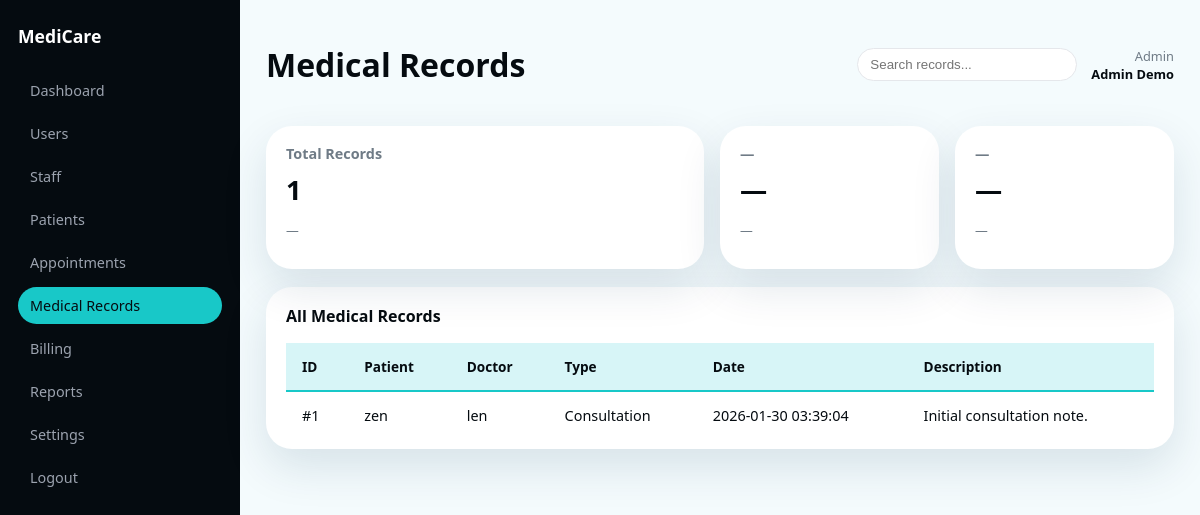
/medicare-clinic/index.php?page=admin-records (signed in), run on the app's committed database.
### tables this page shows
CREATE TABLE medical_records (
            id INTEGER PRIMARY KEY AUTOINCREMENT,
            patient_id INTEGER NOT NULL,
            doctor_id INTEGER,
            record_type TEXT NOT NULL,
            description TEXT NOT NULL,
            created_at TEXT DEFAULT CURRENT_TIMESTAMP,
            FOREIGN KEY (patient_id) REFERENCES users(id),
            FOREIGN KEY (doctor_id) REFERENCES users(id)
        );

### medicare-clinic/config/auth.php (called while the page is built, shortened)
<?php
function current_user()
{
    return $_SESSION['user'] ?? null;
}

### medicare-clinic/app/views/admin/records.php (the view, shortened to what this page needs)
<?php
require __DIR__ . '/../layouts/admin_sidebar.php';
$pdo = $GLOBALS['pdo'] ?? null;
$user = current_user();
$sidebar = render_admin_sidebar();
$records = [];
if ($pdo) {
    $stmt = $pdo->query("
        SELECT m.*, u1.name as patient_name, u2.name as doctor_name
        FROM medical_records m
        JOIN users u1 ON m.patient_id = u1.id
        LEFT JOIN users u2 ON m.doctor_id = u2.id
        ORDER BY m.created_at DESC
    ");
    $records = $stmt ? $stmt->fetchAll(PDO::FETCH_ASSOC) : [];
}
?>
<div class="app-shell">
    <?php echo $sidebar; ?>
    <main class="main-content">
        <header class="main-header">
            <h1>Medical Records</h1>
            <div class="header-right">
                <div class="search-bar">
                    <input type="text" placeholder="Search records..." />
                </div>
                <div class="user-info">
                    <span class="role">Admin</span>
                    <span class="name"><?php echo htmlspecialchars($user['name'] ?? 'Admin'); ?></span>
                </div>
            </div>
        </header>
        <section class="grid-3">
            <div class="summary-card">
                <h4>Total Records</h4>
                <div class="summary-value"><?php echo count($records); ?></div>
                <p class="summary-change">—</p>
            </div>
            <div class="summary-card">
                <h4>—</h4>
                <div class="summary-value">—</div>
                <p class="summary-change">—</p>
            </div>
            <div class="summary-card">
                <h4>—</h4>
                <div class="summary-value">—</div>
                <p class="summary-change">—</p>
            </div>
        </section>
        <section class="panel">
            <div class="panel-header">
                <h3>All Medical Records</h3>
            </div>
            <table class="data-table">
                <thead>
                    <tr>
                        <th>ID</th>
                        <th>Patient</th>
                        <th>Doctor</th>
                        <th>Type</th>
                        <th>Date</th>
                        <th>Description</th>
                    </tr>
                </thead>
                <tbody>
                    <?php foreach ($records as $r): ?>
                    <tr>
                        <td>#<?php echo (int)$r['id']; ?></td>
                        <td><?php echo htmlspecialchars($r['patient_name'] ?? '—'); ?></td>
                        <td><?php echo htmlspecialchars($r['doctor_name'] ?? '—'); ?></td>
                        <td><?php echo htmlspecialchars($r['record_type']); ?></td>
                        <td><?php echo htmlspecialchars($r['created_at']); ?></td>
                        <td><?php echo htmlspecialchars($r['description']); ?></td>
                    </tr>
                    <?php endforeach; ?>
                </tbody>
            </table>
        </section>
    </main>
</div>

### medicare-clinic/public/assets/css/style.css (style rules this page uses)
:root { --mc-bg: #f4fbfd; --mc-cyan: #18c8c8; --mc-cyan-soft: #d7f5f7; --mc-black: #050b10; --mc-gray: #6f7b86; --mc-white: #ffffff; --mc-radius-lg: 26px; --shadow-soft: 0 18px 45px rgba(7, 47, 79, 0.12); --font-main: system-ui, -apple-system, BlinkMacSystemFont, "Segoe UI", sans-serif; }
*, *::before, *::after { box-sizing: border-box; }
body { margin: 0; font-family: var(--font-main); background: var(--mc-bg); color: var(--mc-black); }
.app-shell { display: grid; grid-template-columns: 240px minmax(0, 1fr); min-height: 100vh; }
.main-content { padding: 22px 26px 32px; }
.main-header { display: flex; justify-content: space-between; align-items: center; margin-bottom: 18px; }
.header-right { display: flex; align-items: center; gap: 14px; }
.search-bar input { border-radius: 999px; border: 1px solid #e5e7eb; padding: 8px 12px; width: 220px; outline: none; }
.user-info { text-align: right; font-size: 0.8rem; }
.user-info .role { display: block; color: var(--mc-gray); }
.user-info .name { font-weight: 600; }
.grid-3 { display: grid; grid-template-columns: 2fr 1fr 1fr; gap: 16px; margin-bottom: 18px; }
.summary-card { background: var(--mc-white); border-radius: var(--mc-radius-lg); padding: 18px 20px; box-shadow: var(--shadow-soft); }
.summary-card h4 { margin: 0 0 8px; font-size: 0.9rem; color: var(--mc-gray); }
.summary-value { font-size: 1.7rem; font-weight: 700; }
.summary-change { font-size: 0.8rem; color: var(--mc-gray); }
.panel { background: var(--mc-white); border-radius: var(--mc-radius-lg); box-shadow: var(--shadow-soft); padding: 18px 20px 10px; }
.panel-header { display: flex; justify-content: space-between; align-items: center; margin-bottom: 10px; }
.panel-header h3 { margin: 0; font-size: 1rem; }
.data-table { width: 100%; border-collapse: collapse; margin-top: 16px; }
.data-table thead { background: var(--mc-cyan-soft); }
.data-table th { padding: 14px 16px; text-align: left; font-weight: 600; font-size: 0.85rem; color: var(--mc-black); border-bottom: 2px solid var(--mc-cyan); }
.data-table td { padding: 14px 16px; border-bottom: 1px solid #e5e7eb; font-size: 0.9rem; }
.data-table tbody tr:last-child td { border-bottom: none; }

### data on the page
medical_records: id "1", patient_name "zen", doctor_name "len", record_type "Consultation", created_at "2026-01-30 03:39:04", description "Initial consultation note."

### other printed values
$user['name'] "Admin Demo"
count($records) "1"
